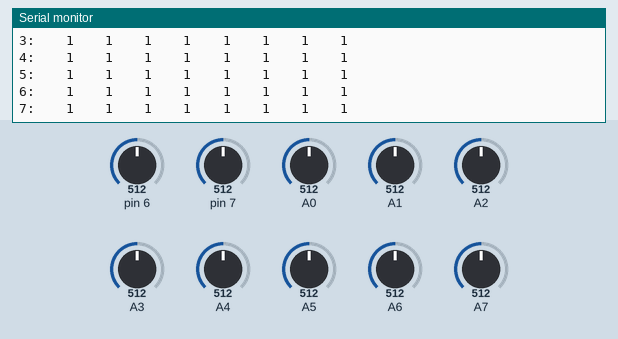
Simulated run of this sketch. Board: Arduino Uno, built with avr-gcc and run on an emulated ATmega328P. Shown: the last lines printed to the serial monitor. Inputs (shaded band) come from the test bench; at power-on: pin 6 = 512, A0 = 512, A1 = 512, A2 = 512, A3 = 512, A4 = 512, pin 7 = 512, A5 = 512, A6 = 512, A7 = 512.

Above: at 1.2 s.
1.3 s: pin 6 set to 306
At 2.68 s:
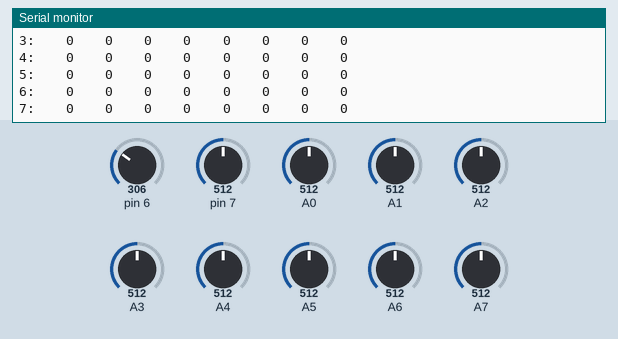
2.8 s: A0 set to 30
At 4.61 s:
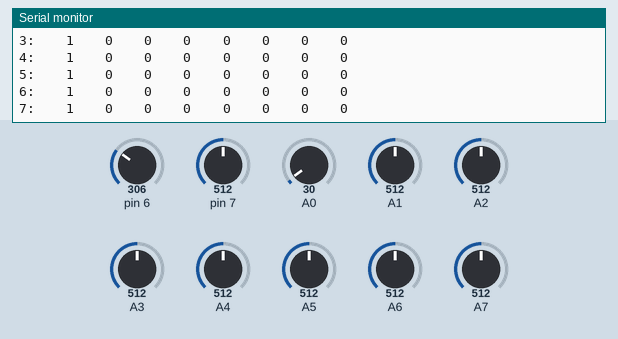
5.8 s: A1 set to 30
At 6.54 s:
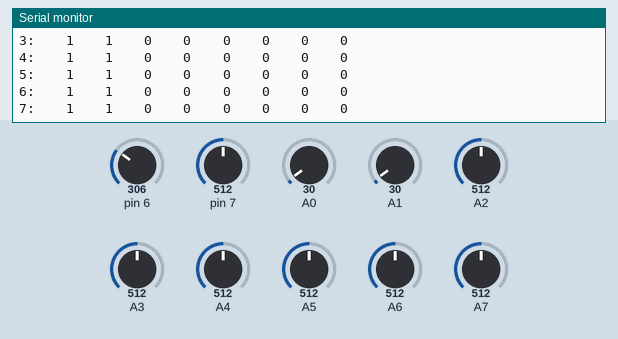
7.3 s: A2 set to 30
At 8.46 s:
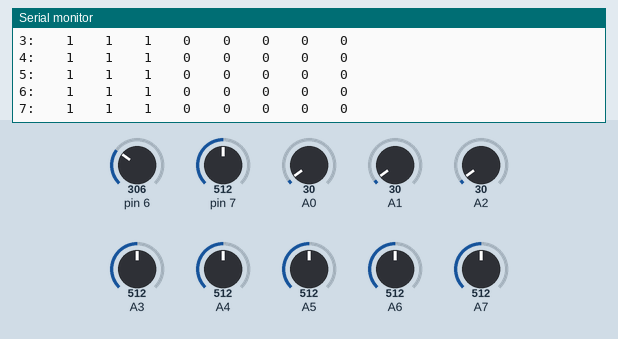
8.8 s: A3 set to 30
At 9.3 s:
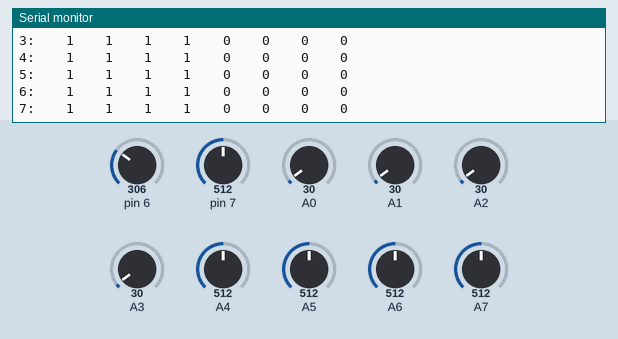
10.3 s: A4 set to 30
At 12.32 s:
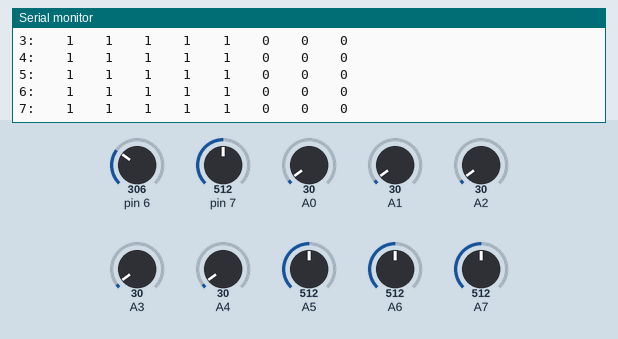
Timing chart, 0 to 13.8 s (numbered marks = the images above; inputs shaded):
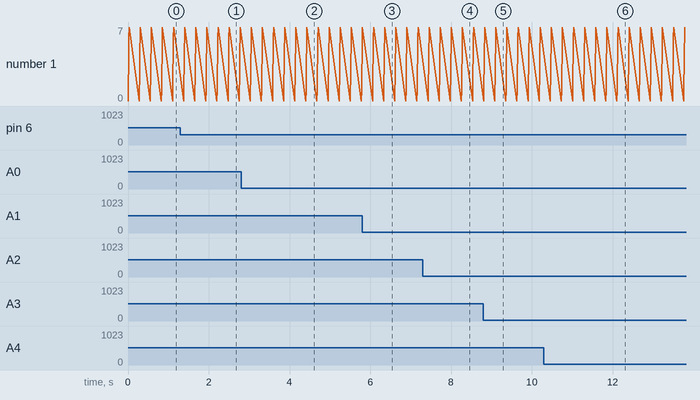

The sketch:

kbd56matrix.ino
```cpp
static uint8_t matrix_selected;
void init_cols();
void init_ac();
void init_adc();

#define MATRIX_ROWS 8


void init_cols()
{
    // PullUp (DDR:0, PORT:1)
    DDRC  &= ~0b00111111;
    PORTC |=  0b00111111;
    DDRD  &= ~0b01001100; // D6 reference diode pullup
    PORTD |=  0b01001100;
}

void init_ac()
{
    ADCSRB |= (1<<ACME); // analog comp multiplexer enable, AIN1(-)=D7 unused
    ADCSRA &=~(1<<ADEN); // disable ADC to use ADMUX by AC
    ACSR &= ~((1<<ACD)|(1<<ACBG));  // no bangap, external reference  AIN0(+)=D6
}

void init_adc()
{
    ADCSRB |= (1<<ACME); // analog comp multiplexer enable, AIN1(-)=D7 unused
    uint8_t aref = 1; // 0:aref-input, 1:avcc-to-aref 2:reservd 3:aref-to-1.1v
    ADMUX = (ADMUX&0x3f) | aref << 6;
    ADCSRA |= (1<<ADEN); // enable ADC
    ACSR |= (1<<ACD)|(0<<ACBG);  // disable ac, no bangap
}

int adc()
{
	uint8_t low, high;
        uint32_t res;
	ADCSRA|= _BV(ADSC); // start the conversion
	while(ADCSRA&_BV(ADSC)); // ADSC is cleared when the conversion finishes
	low  = ADCL;
	high = ADCH;
	res = (high << 8) | low;
        return (res*625L)>>7;
}

boolean acmp()
{
        return (ACSR & _BV(ACO)) != 0;
}


static void select_row(uint8_t row)
{
    // Output low(DDR:1, PORT:0) to select
	if (row < 6) {
		DDRC  |= 1<<row;
		PORTC &= ~(1<<row);
	} else switch(row) {
		case 6:
		DDRD  |= (1<<3);
		PORTD &= ~(1<<3);
		break;
		case 7:
		DDRD  |= (1<<2);
		PORTD &= ~(1<<2);
		break;
	}
	matrix_selected = row;
}

static void unselect_rows(void)
{
    // PullUp(DDR:0, PORT:1) to unselect
    DDRC  &= ~0b00111111;
//    PORTC &= ~0b00111111;
    PORTC |=  0b00111111;
    DDRD  &= ~0b00001100;
//    PORTD &= ~0b00001100;
    PORTD |=  0b00001100;
}

void setup()
{
  Serial.begin(115200);
  init_cols();
  init_ac();
//  init_adc();
  Serial.println("matrix_init()");
}


void loop()
{
    char buf[8];
    Serial.println("-------");
    for (uint8_t i = 0; i < MATRIX_ROWS; i++) {
        Serial.print(i);  Serial.print(':');
        select_row(i);
        for(uint8_t j=0; j < MATRIX_ROWS; j++) {
		ADMUX = (ADMUX & 0xF0) | (j & 0x07);
//                if (j==i) continue;
//		if (j < 6) PORTC |= (1<<j);
//		else if (j==6) PORTD |= (1<<3);
//		else if (j==7) PORTD |= (1<<2);
		delayMicroseconds(5);
        	sprintf(buf,"%5d",acmp());
//        	sprintf(buf,"%5d",adc());
        	Serial.print(buf);
//		if (j < 6) PORTC &= ~(1<<j);
//		else if (j==6) PORTD &= ~(1<<3);
//		else if (j==7) PORTD &= ~(1<<2);
        }
        unselect_rows();
        Serial.println();
    }
    delay(250);
}
```

Measured:
- after the input at 1.3 s, the serial monitor: prints a new line after 0.08 s (image 1)
- after the input at 2.8 s, the serial monitor: prints a new line after 0.23 s (image 2)
- after the input at 5.8 s, the serial monitor: prints a new line at once (image 3)
- after the input at 7.3 s, the serial monitor: prints a new line after 0.13 s (image 4)
- after the input at 8.8 s, the serial monitor: prints a new line at once (image 5)
- after the input at 10.3 s, the serial monitor: prints a new line after 0.16 s (image 6)
